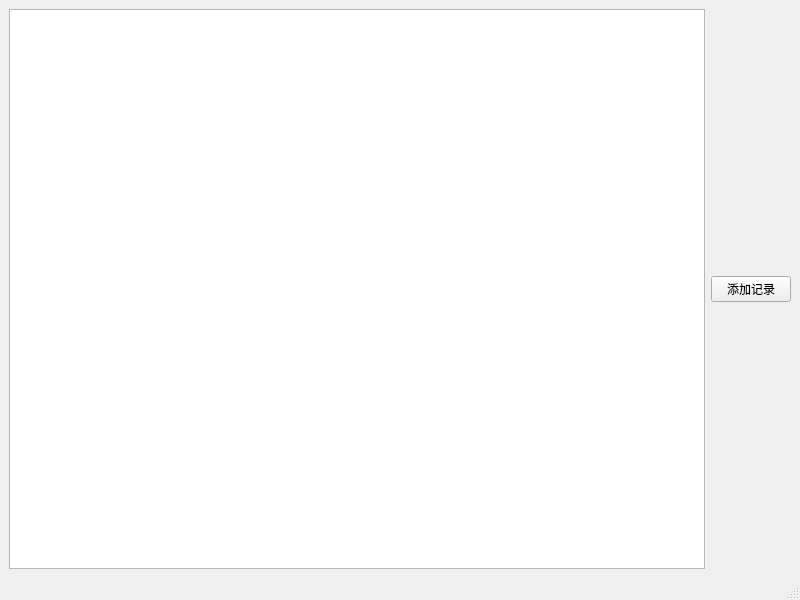
<?xml version="1.0" encoding="UTF-8"?>
<ui version="4.0">
 <class>MainWindow</class>
 <widget class="QMainWindow" name="MainWindow">
  <property name="geometry">
   <rect>
    <x>0</x>
    <y>0</y>
    <width>800</width>
    <height>600</height>
   </rect>
  </property>
  <property name="windowTitle">
   <string>MainWindow</string>
  </property>
  <widget class="QWidget" name="centralwidget">
   <layout class="QHBoxLayout" name="horizontalLayout">
    <item>
     <widget class="QTableWidget" name="tableWidget"/>
    </item>
    <item>
     <widget class="QPushButton" name="pushButton">
      <property name="text">
       <string>添加记录</string>
      </property>
     </widget>
    </item>
   </layout>
  </widget>
  <widget class="QMenuBar" name="menubar">
   <property name="geometry">
    <rect>
     <x>0</x>
     <y>0</y>
     <width>800</width>
     <height>30</height>
    </rect>
   </property>
  </widget>
  <widget class="QStatusBar" name="statusbar"/>
 </widget>
 <resources/>
 <connections/>
</ui>
